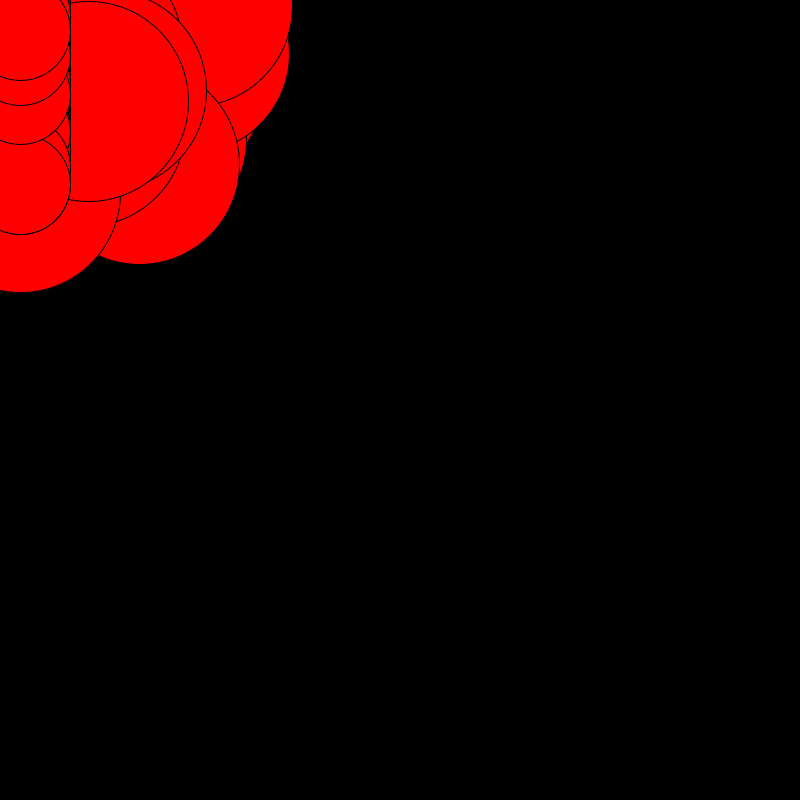
Frame 1 (no input)
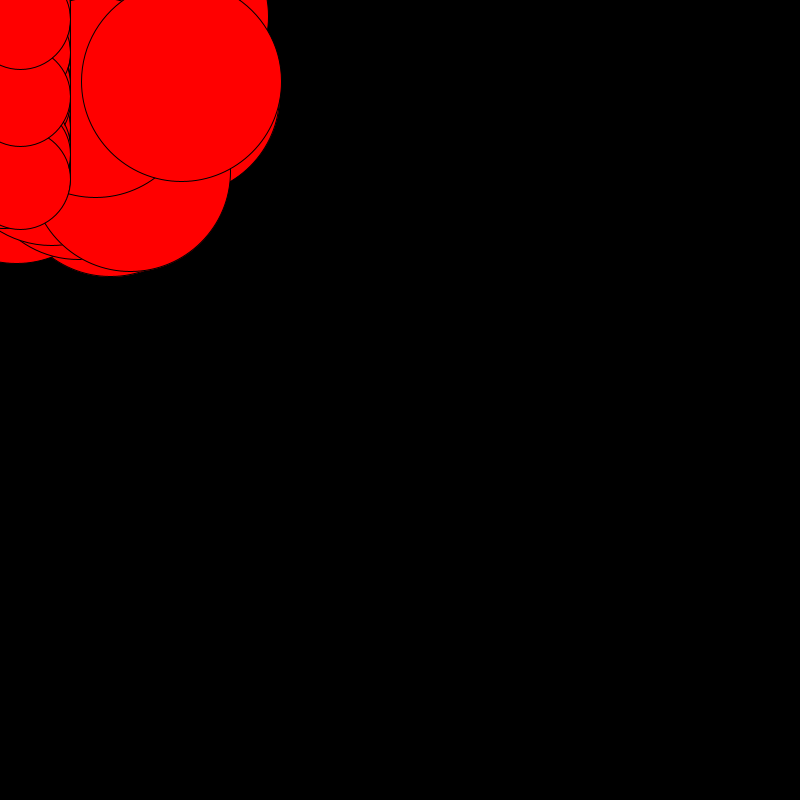
Frame 60 (the mouse pressed at the canvas centre just before this capture)
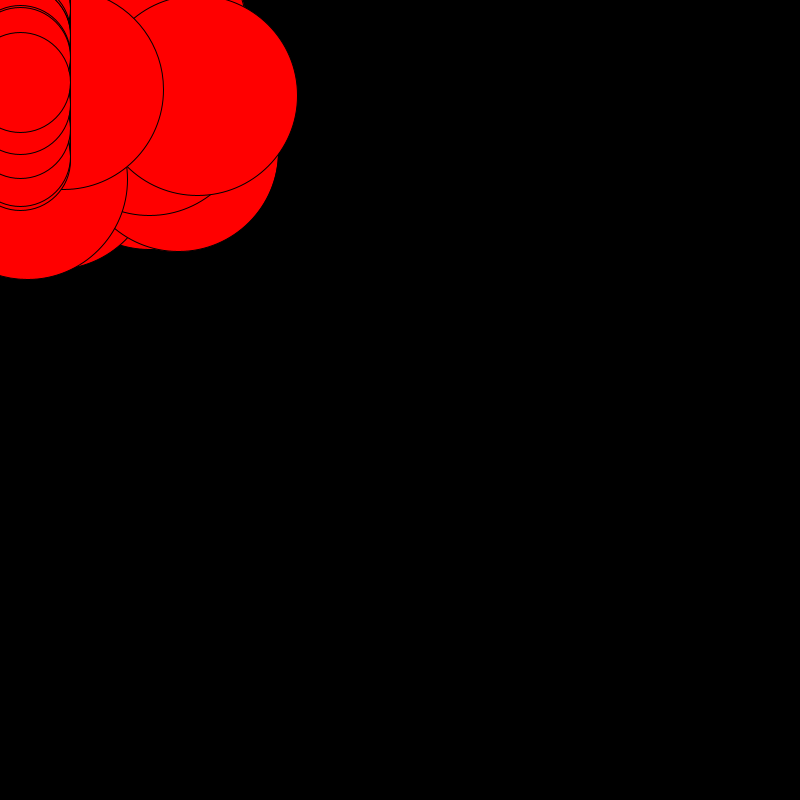
Frame 120 (the mouse held since frame 60 and released just before this capture)

The Processing sketch that drew these frames (run headless with seeded random() and noise(); from frame 60 on, the mouse is pressed at the canvas centre):

// Processing sketch: processing_105787
// ── processing_105787.pde

void setup(){
  size(800,800);
}

void draw(){
  background(0);
fill(255,0,0);
for (int farmingham = 1; farmingham <=200; farmingham++){ ellipse(random(farmingham),random(farmingham),200,200);
}  

for (int wookie = 5; wookie<=200;wookie++){ellipse(20,random(wookie),100,100);
  
  
}
}
